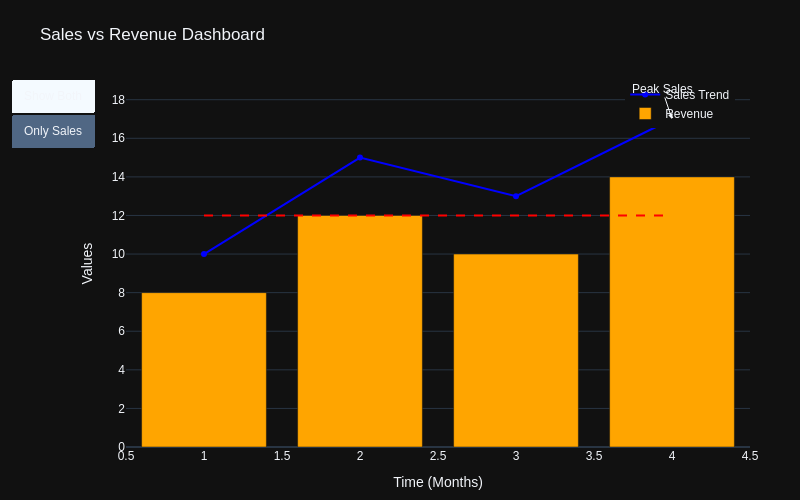

Notebook code cell kept with this figure:
### Markdown cell above
## 🚀 Complete Plotly Figure (All-in-One)

### Code cell
# Create figure
fig = go.Figure(

    # 🔹 DATA → WHAT to draw
    data=[
        go.Scatter(
            x=[1, 2, 3, 4],
            y=[10, 15, 13, 17],
            mode='lines+markers',
            name='Sales Trend',  # legend entry
            line=dict(color='blue')
        ),

        go.Bar(
            x=[1, 2, 3, 4],
            y=[8, 12, 10, 14],
            name='Revenue',
            marker=dict(color='orange')
        )
    ],

    # 🔹 LAYOUT → HOW it looks
    layout=dict(

        # Figure size & spacing (paper area)
        width=800,
        height=500,
        margin=dict(l=50, r=50, t=80, b=50),

        # 🎨 Global styling
        template='plotly_dark',
        font=dict(family="Arial", size=12),

        #  Title
        title="Sales vs Revenue Dashboard",

        # 📊 Axes (Cartesian subplot)
        xaxis=dict(title="Time (Months)"),
        yaxis=dict(title="Values"),

        #  Legend position (paper coordinates: 0 → 1)
        legend=dict(x=0.8, y=1),

        # ✏️ Annotation (extra info on chart)
        annotations=[
            dict(
                text="Peak Sales",
                x=4,
                y=17,
                showarrow=True,
                arrowhead=2
            )
        ],

        # 📐 Shapes (highlight region/line)
        shapes=[
            dict(
                type="line",
                x0=1,
                x1=4,
                y0=12,
                y1=12,
                line=dict(color="red", dash="dash")
            )
        ],

        # 🎛 Interactive button (basic example)
        updatemenus=[
            dict(
                type="buttons",
                buttons=[
                    dict(
                        label="Show Both",
                        method="update",
                        args=[{"visible": [True, True]}]
                    ),
                    dict(
                        label="Only Sales",
                        method="update",
                        args=[{"visible": [True, False]}]
                    )
                ]
            )
        ]
    )
)

# Show figure
fig.show()

### Figure 1 — Plotly figure (JSON) as saved in the notebook; plotly's stock layout.template omitted (floating-point values rounded to 4 significant figures)
{"data": [{"line": {"color": "blue"}, "mode": "lines+markers", "name": "Sales Trend", "type": "scatter", "x": [1, 2, 3, 4], "y": [10, 15, 13, 17]}, {"marker": {"color": "orange"}, "name": "Revenue", "type": "bar", "x": [1, 2, 3, 4], "y": [8, 12, 10, 14]}], "layout": {"annotations": [{"arrowhead": 2, "showarrow": true, "text": "Peak Sales", "x": 4, "y": 17}], "font": {"family": "Arial", "size": 12}, "height": 500, "legend": {"x": 0.8, "y": 1}, "margin": {"b": 50, "l": 50, "r": 50, "t": 80}, "shapes": [{"line": {"color": "red", "dash": "dash"}, "type": "line", "x0": 1, "x1": 4, "y0": 12, "y1": 12}], "title": {"text": "Sales vs Revenue Dashboard"}, "updatemenus": [{"buttons": [{"args": [{"visible": [true, true]}], "label": "Show Both", "method": "update"}, {"args": [{"visible": [true, false]}], "label": "Only Sales", "method": "update"}], "type": "buttons"}], "width": 800, "xaxis": {"title": {"text": "Time (Months)"}}, "yaxis": {"title": {"text": "Values"}}}}
